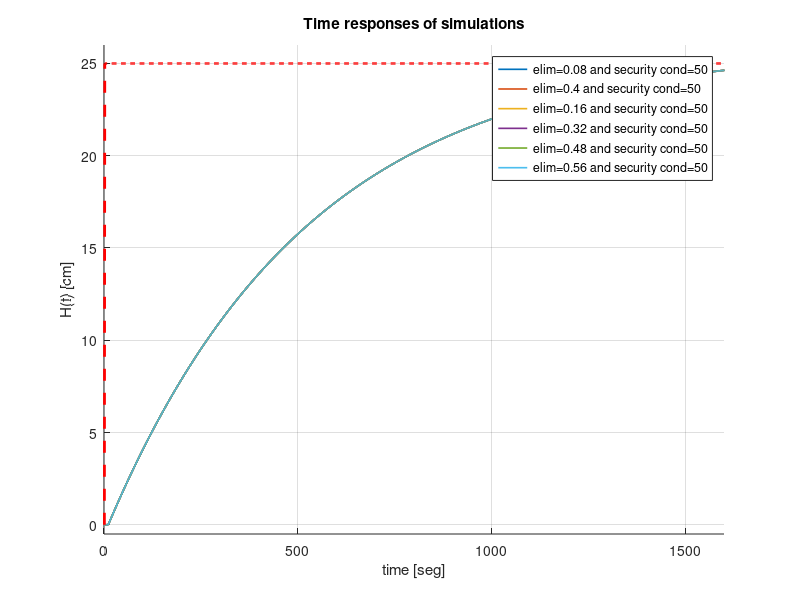

The MATLAB script that drew this image:
clc; 
%y=y_eventos_ts.signals.values;
%N_eventos=N_eventos_;
figure
y1 = load('y_002.mat');
y2 = load('y_004.mat');
y3 = load('y_008.mat');
y4 = load('y_016.mat');
y5 = load('y_032.mat');
y6 = load('y_048.mat');
y7 = load('y_056.mat');
% subplot(2,1,1)
hold on
%plot(y1.y,'LineWidth',1.2)

plot(y3.y,'LineWidth',1.2)
plot(y2.y,'LineWidth',1.2)
plot(y4.y,'LineWidth',1.2)
plot(y5.y,'LineWidth',1.2)
plot(y6.y,'LineWidth',1.2)
plot(y7.y,'LineWidth',1.2)
plot(1:length(y7.y+1),[0 25*ones(1,length(y7.y)-1)],'--r','LineWidth',2)
ylim([-0.5 26])
xlim([0 1600])
hold off
title('Time responses of simulations')
xlabel('time [seg]');
ylabel('H(t) [cm]');
legend('elim=0.08 and security cond=50','elim=0.4 and security cond=50','elim=0.16 and security cond=50','elim=0.32 and security cond=50','elim=0.48 and security cond=50','elim=0.56 and security cond=50');
grid on

% subplot(2,1,2)